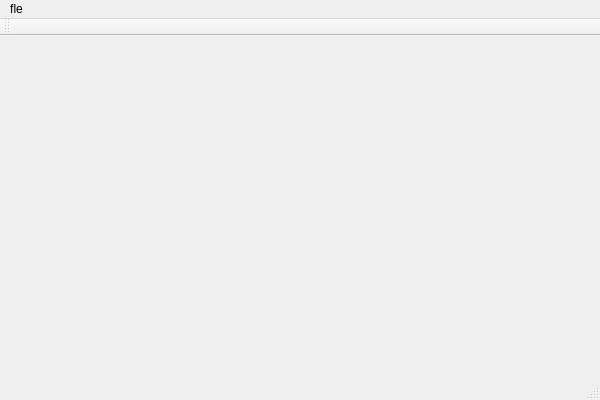
<?xml version="1.0" encoding="UTF-8"?>
<ui version="4.0">
 <class>linapplicationClass</class>
 <widget class="QMainWindow" name="linapplicationClass">
  <property name="geometry">
   <rect>
    <x>0</x>
    <y>0</y>
    <width>600</width>
    <height>400</height>
   </rect>
  </property>
  <property name="windowTitle">
   <string>linapplication</string>
  </property>
  <widget class="QWidget" name="centralWidget"/>
  <widget class="QMenuBar" name="menuBar">
   <property name="geometry">
    <rect>
     <x>0</x>
     <y>0</y>
     <width>600</width>
     <height>26</height>
    </rect>
   </property>
   <widget class="QMenu" name="menu_basename">
    <property name="title">
     <string>fle</string>
    </property>
    <addaction name="action_basename"/>
   </widget>
   <addaction name="menu_basename"/>
  </widget>
  <widget class="QToolBar" name="mainToolBar">
   <attribute name="toolBarArea">
    <enum>TopToolBarArea</enum>
   </attribute>
   <attribute name="toolBarBreak">
    <bool>false</bool>
   </attribute>
  </widget>
  <widget class="QStatusBar" name="statusBar"/>
  <action name="action_basename">
   <property name="text">
    <string>两文件夹去除多余basename文件</string>
   </property>
  </action>
 </widget>
 <layoutdefault spacing="6" margin="11"/>
 <resources>
  <include location="linapplication.qrc"/>
 </resources>
 <connections/>
</ui>
